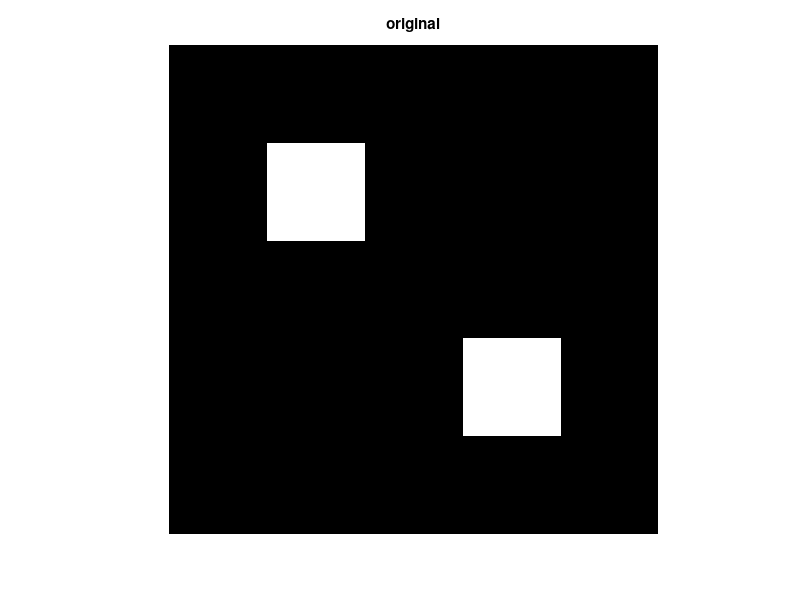
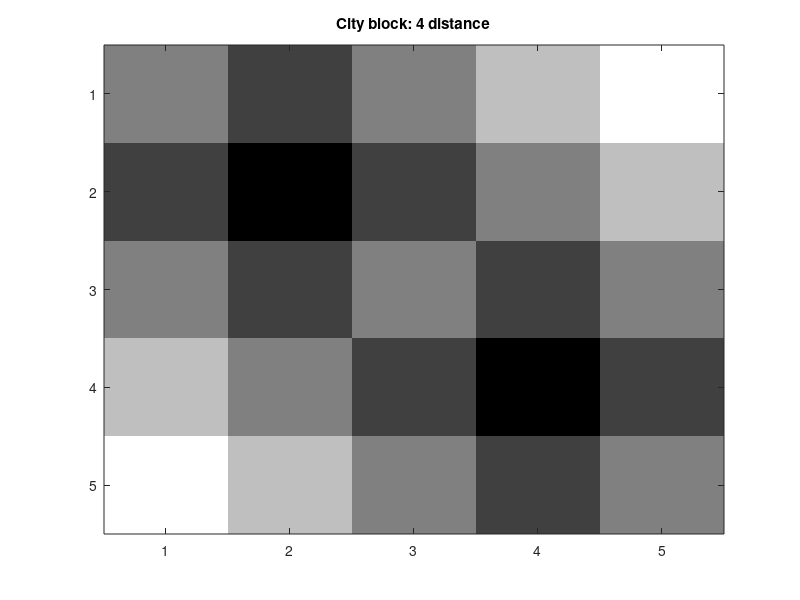
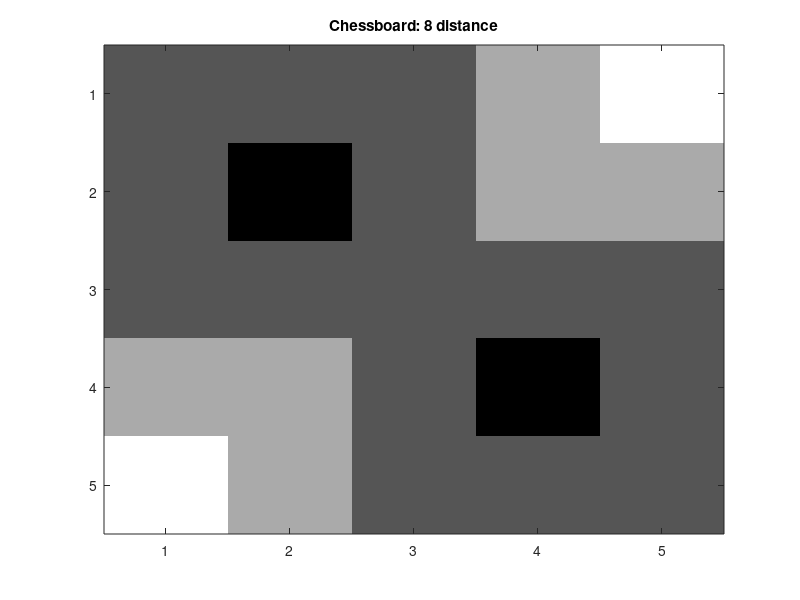
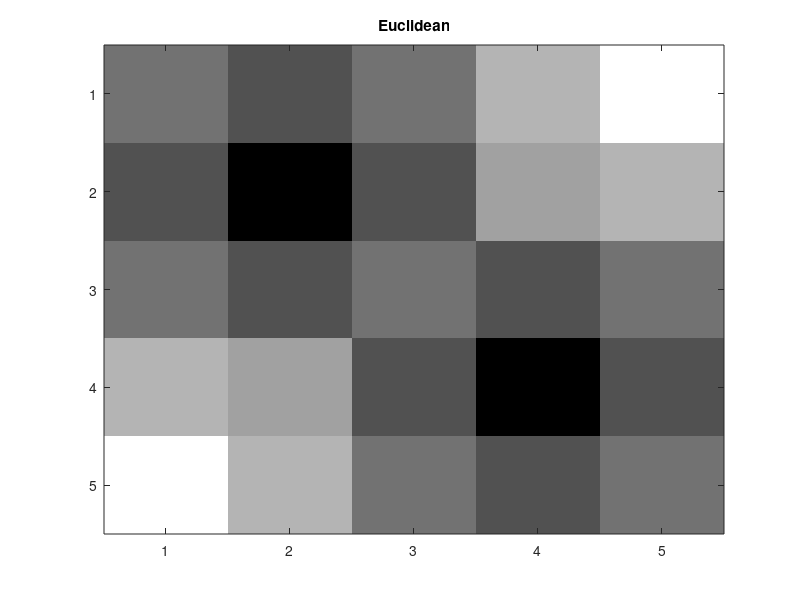

The MATLAB source for these figures, in order:
% w3p.m : Distance transformation: bwdist
close all, clear all
A = zeros(5,5); A(2,2) = 1; A(4,4) = 1
[D4,L4] = bwdist(A,'cityblock')
[D8,L8] = bwdist(A,'chessboard')
[DE,LE] = bwdist(A) % Euclidean distance is default
figure(1),imshow(imresize(A,48,'nearest')),title('original')
figure(2), subimage(mat2gray(D4)), title('City block: 4 distance')       
figure(3), subimage(mat2gray(D8)), title('Chessboard: 8 distance')      
figure(4), subimage(mat2gray(DE)), title('Euclidean')   